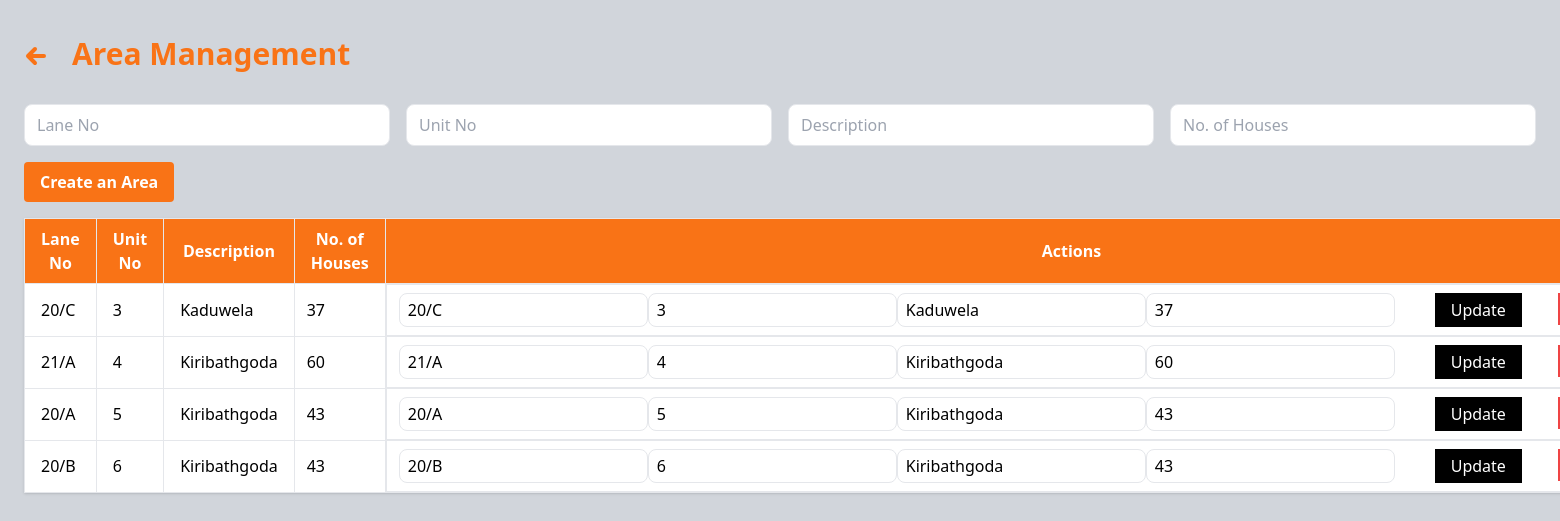
The page /manager/area.php (signed in) on the database as committed earlier.
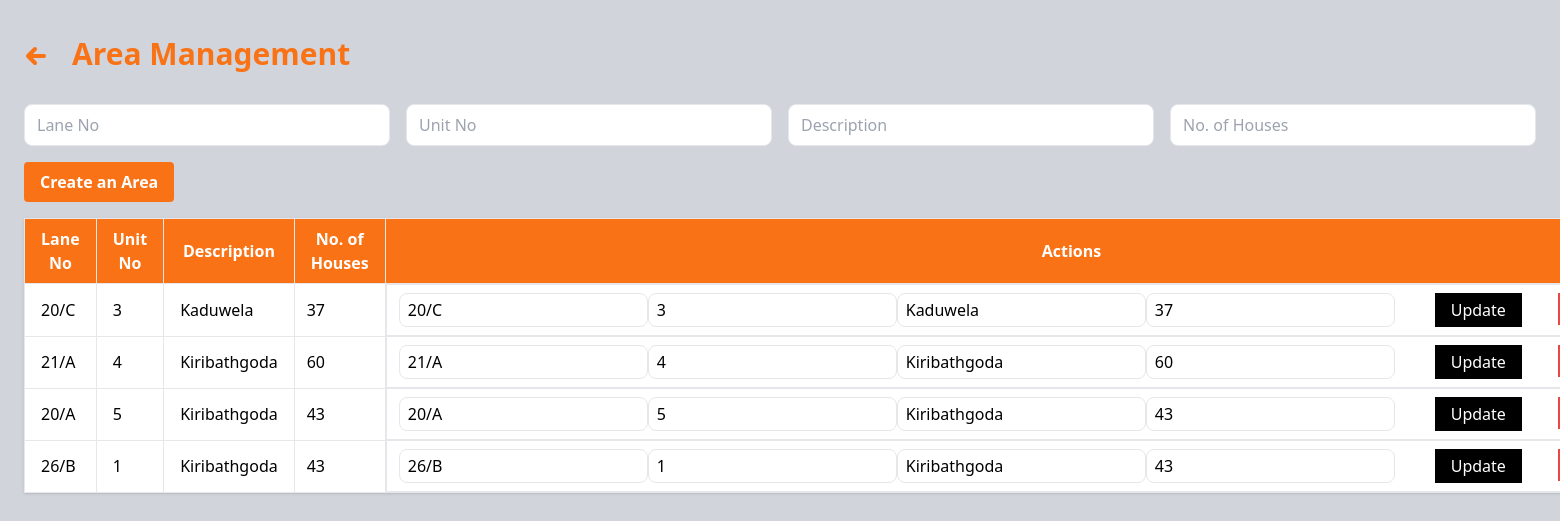
The same page on the database as committed later.
### tables this page shows
CREATE TABLE IF NOT EXISTS `area` (
  `id` int NOT NULL AUTO_INCREMENT,
  `lane_no` varchar(50) NOT NULL,
  `unit_no` int NOT NULL,
  `description` text NOT NULL,
  `no_of_houses` int NOT NULL,
  PRIMARY KEY (`id`)
);

### manager/area.php (the view, shortened to what this page needs)
<?php
include '../config/database.php';
$areas = $conn->query("SELECT * FROM area");
?>
<!DOCTYPE html>
<html lang="en">
<head>
    <script src="https://cdn.tailwindcss.com"></script>
</head>
<body class="bg-gray-300 p-6 min-h-screen">
    <div class="flex items-center space-x-4 py-3 mb-5">
        <a href="dashboard.php" class="flex items-center text-orange-500 hover:text-orange-700 text-2xl font-bold">
            <svg xmlns="http://www.w3.org/2000/svg" viewBox="0 0 24 24" fill="none" stroke="currentColor" class="h-6 w-6 mr-2 mt-1">
                <path stroke-linecap="round" stroke-linejoin="round" stroke-width="4" d="M11 19l-7-7 7-7M4 12h16" />
            </svg>
        </a>
        <h1 class="text-3xl font-bold text-orange-500">Area Management</h1>
    </div>
    <form method="POST" class="mb-4">
        <div class="grid grid-cols-4 gap-4">
            <input type="text" name="lane_no" placeholder="Lane No" class="border rounded-lg px-3 py-2" required>
            <input type="text" name="unit_no" placeholder="Unit No" class="border rounded-lg px-3 py-2" required>
            <input type="text" name="description" placeholder="Description" class="border rounded-lg px-3 py-2" required>
            <input type="number" name="no_of_houses" placeholder="No. of Houses" class="border rounded-lg px-3 py-2" required>
        </div>
        <button type="submit" class=" text-white px-4 py-2 rounded bg-orange-500 font-semibold mt-4 hover:bg-orange-600">Create an Area</button>
    </form>
    <table class="w-full bg-white shadow border">
        <thead>
            <tr class="bg-orange-500">
                <th class="border px-4 py-2 text-white">Lane No</th>
                <th class="border px-4 py-2 text-white">Unit No</th>
                <th class="border px-4 py-2 text-white">Description</th>
                <th class="border px-4 py-2 text-white">No. of Houses</th>
                <th class="border px-4 py-2 text-white">Actions</th>
            </tr>
        </thead>
        <tbody>
            <?php while ($area = $areas->fetch_assoc()): ?>
                <tr>
                    <td class="border px-4 py-2"><?= $area['lane_no'] ?></td>
                    <td class="border px-4 py-2"><?= $area['unit_no'] ?></td>
                    <td class="border px-4 py-2"><?= $area['description'] ?></td>
                    <td class="border px-3 py-2"><?= $area['no_of_houses'] ?></td>
                    <td class="border px-3 py-2 flex space-x-2">
                        <form method="POST" class="flex">
                            <input type="text" name="update_lane_no" value="<?= $area['lane_no'] ?>" class="border rounded-lg px-2 py-1 w-30" required>
                            <input type="text" name="update_unit_no" value="<?= $area['unit_no'] ?>" class="border rounded-lg px-2 py-1 w-30" required>
                            <input type="text" name="update_description" value="<?= $area['description'] ?>" class="border rounded-lg px-2 py-1 w-30" required>
                            <input type="number" name="update_no_of_houses" value="<?= $area['no_of_houses'] ?>" class="border rounded-lg px-2 py-1 w-30" required>
                            <button type="submit" class="bg-black text-white px-4 py-1 ml-10 hover:bg-gray-600">Update</button>
                        </form>
                        <form method="POST" onsubmit="return confirmDelete()">
                            <button type="submit" class="bg-red-500 text-white px-4 py-1 ml-7 hover:bg-red-600">Delete</button>
                        </form>
					</td>
                </tr>
            <?php endwhile; ?>
        </tbody>
    </table>
</body>
</html>

Rows that differ between the two databases and show on the page:
changed area (number 4 of 4 on the later page): lane_no "20/B" → "26/B"; unit_no "6" → "1"; update_lane_no "20/B" → "26/B"; update_unit_no "6" → "1"
